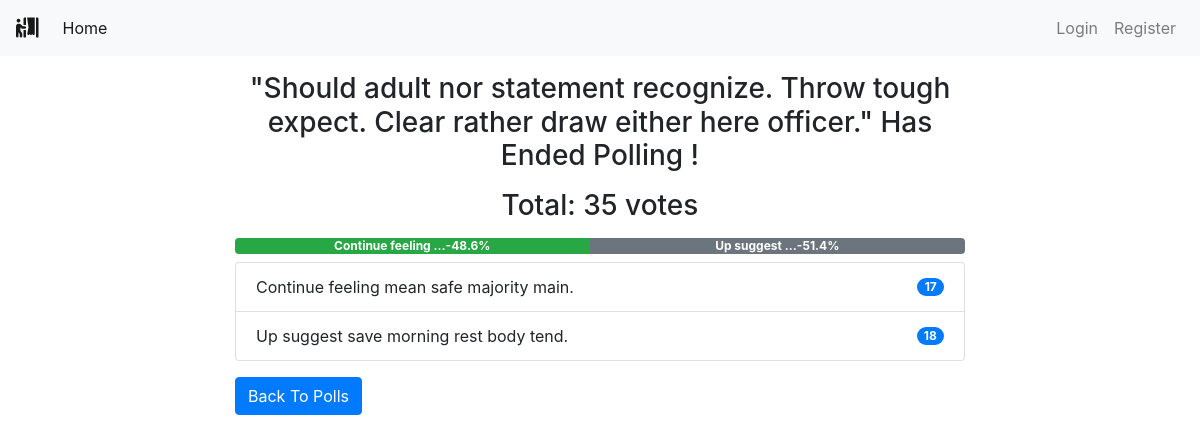
The app's page /polls/2/ with its own data.
### polls/models.py (models this page shows, shortened)
class Poll(models.Model):
    owner = models.ForeignKey(User, on_delete=models.CASCADE)
    text = models.TextField()
    pub_date = models.DateTimeField(default=timezone.now)
    active = models.BooleanField(default=True)
    @property
    def get_vote_count(self):
        return self.vote_set.count()
    def get_result_dict(self):
        res = []
        for choice in self.choice_set.all():
            d = {}
            alert_class = ['primary', 'secondary', 'success',
                           'danger', 'dark', 'warning', 'info']
            d['alert_class'] = secrets.choice(alert_class)
            d['text'] = choice.choice_text
            d['num_votes'] = choice.get_vote_count
            if not self.get_vote_count:
                d['percentage'] = 0
            else:
                d['percentage'] = (choice.get_vote_count /
                                   self.get_vote_count)*100
            res.append(d)
        return res

class Choice(models.Model):
    poll = models.ForeignKey(Poll, on_delete=models.CASCADE)
    choice_text = models.CharField(max_length=255)
    @property
    def get_vote_count(self):
        return self.vote_set.count()

### polls/views.py (the view, shortened to what this page needs)
# urls.py: path('<int:poll_id>/', views.poll_detail, name='detail'),
def poll_detail(request, poll_id):
    poll = get_object_or_404(Poll, id=poll_id)
    if not poll.active:
        return render(request, 'polls/poll_result.html', {'poll': poll})

### polls/templates/polls/poll_result.html
{% extends 'base.html' %}
{% block content %}
<div class="container">
    {% if messages %}
    <div class="messages">
        {% for message in messages %}
        <div {% if message.tags %} class="{{ message.tags }}" {% endif %}>{{ message }}
            <button type="button" class="close" data-dismiss="alert" aria-label="Close">
                <span aria-hidden="true">&times;</span>
            </button>
        </div>
        {% endfor %}
    </div>
    {% else %}
    <div class="row">
        <div class="col-md-8 offset-sm-2">
            {% if poll.active %}
            <h3 class="mt-3 mb-3 text-center">Result for: {{ poll.text }}</h3>
            {% else %}
            <h3 class="mt-3 mb-3 text-center">"{{ poll.text }}" Has Ended Polling !</h3>
            {% endif %}
            <h3 class="mb-2 text-center">Total: {{ poll.get_vote_count }} votes</h3>
            <div class="progress mt-3 mb-2">
                {% for choice in poll.get_result_dict %}
                <div class="progress-bar bg-{{ choice.alert_class }}" role="progressbar" style="width: {{ choice.percentage }}%;"
                    aria-valuenow="30" aria-valuemin="0" aria-valuemax="100"><b>
                        {{choice.text|truncatewords:2}}-{{choice.percentage|floatformat}}%</b>
                </div>
                {% endfor %}
            </div>
            <ul class="list-group">
                {% for choice in poll.choice_set.all %}
                <li class="list-group-item d-flex justify-content-between align-items-center">
                    {{ choice.choice_text }}
                    <span class="badge badge-primary badge-pill">{{ choice.get_vote_count }}</span>
                </li>
                {% endfor %}
            </ul>
            {% endif %}
            <a class="btn btn-primary mt-3" href="{% url 'polls:list' %}" role="button">Back To Polls</a>
        </div>
    </div>
</div>
{% endblock content %}

### records on screen
Poll: text "Should adult nor statement recognize. Throw tough expect. Clear rather draw either here officer.", get_vote_count "35"
Choice: text "Continue feeling …", choice_text "Continue feeling mean safe majority main.", get_vote_count "17"
Choice: text "Up suggest …", choice_text "Up suggest save morning rest body tend.", get_vote_count "18"

### other values on screen
{{ choice.percentage|floatformat }} "48.6" "51.4"
